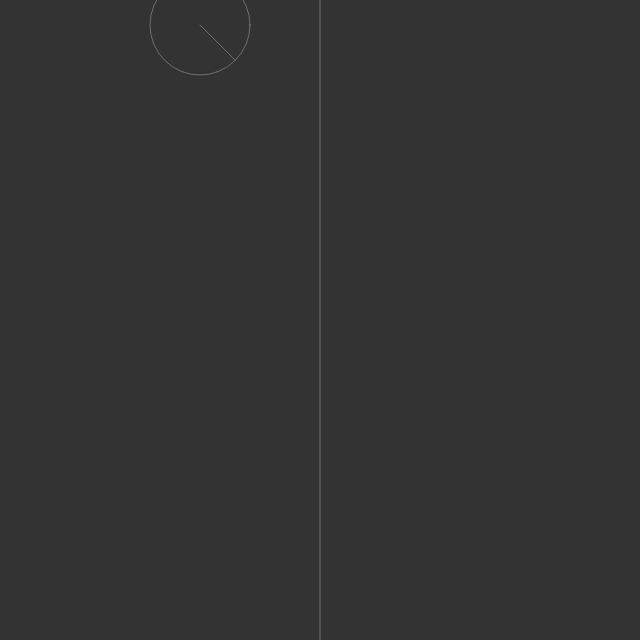
Frame 1 (no input)
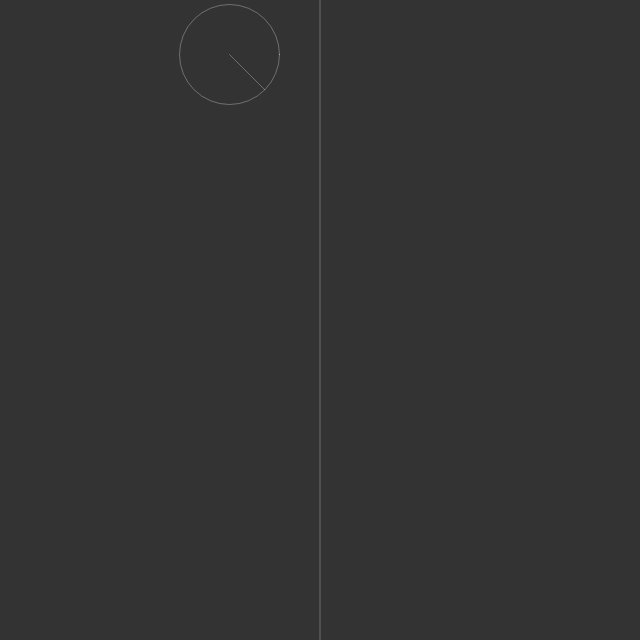
Frame 60 (no input)
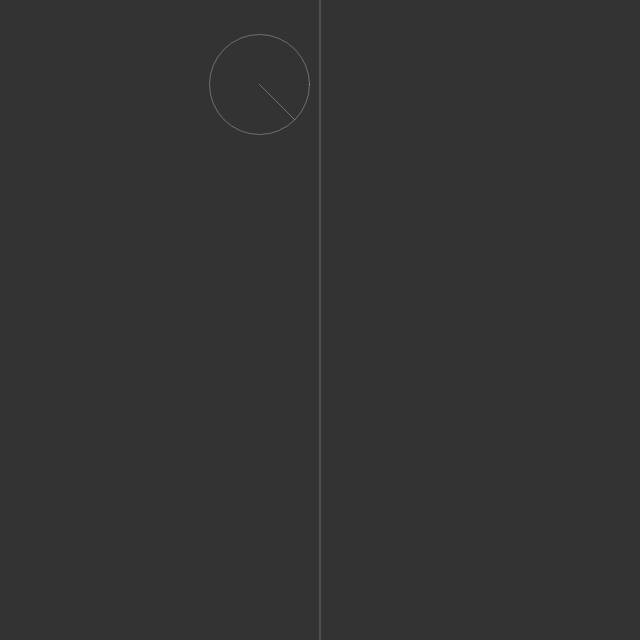
Frame 120 (the mouse pressed at the canvas centre since frame 60)

The p5.js sketch that drew these frames (run headless with seeded random() and noise() and a simulated clock; from frame 60 on, the mouse is pressed at the canvas centre):

// p5.js sketch
// ── sketch.js
var c;

function setup() {
  createCanvas(640, 640);
  background(51);
  c = new Circle(200, 25);
}

function draw() {
  background(51);
  c.draw();
  c.update();
  line(width/2, 0, width/2, height);
  // noLoop();
}

function Circle(x, y){
  this.loc = createVector(x, y);
  this.vel = createVector(0.5, 0.5);
  this.diameter = 100;
  this.radius = this.diameter/2;
  // this.direction = this.vel.copy();
  // this.direction.setMag(this.radius);
  // this.direction.add(this.loc);
}

Circle.prototype.update = function(){
  // this.direction = this.vel.copy();
  // this.direction.setMag(this.radius);
  // this.direction.add(this.loc);
  if (this.loc.x + this.vel.x + this.radius >= width / 2){
    this.vel.rotate(0.01);
    var x = this.loc.x;
    this.loc.add(this.vel);
    this.loc.x = x;
  } else {
    this.loc.add(this.vel);
  }
}


Circle.prototype.draw = function(){
  noFill();
  strokeWeight(0.3);
  stroke(255);
  ellipse(this.loc.x, this.loc.y, this.diameter);
  this.drawArrow();
}

Circle.prototype.drawArrow = function(){
  this.arrow = this.vel.copy();
  this.arrow.setMag(this.diameter / 2);
  this.arrow.add(this.loc);
  line(this.loc.x, this.loc.y, this.arrow.x, this.arrow.y); 
}
